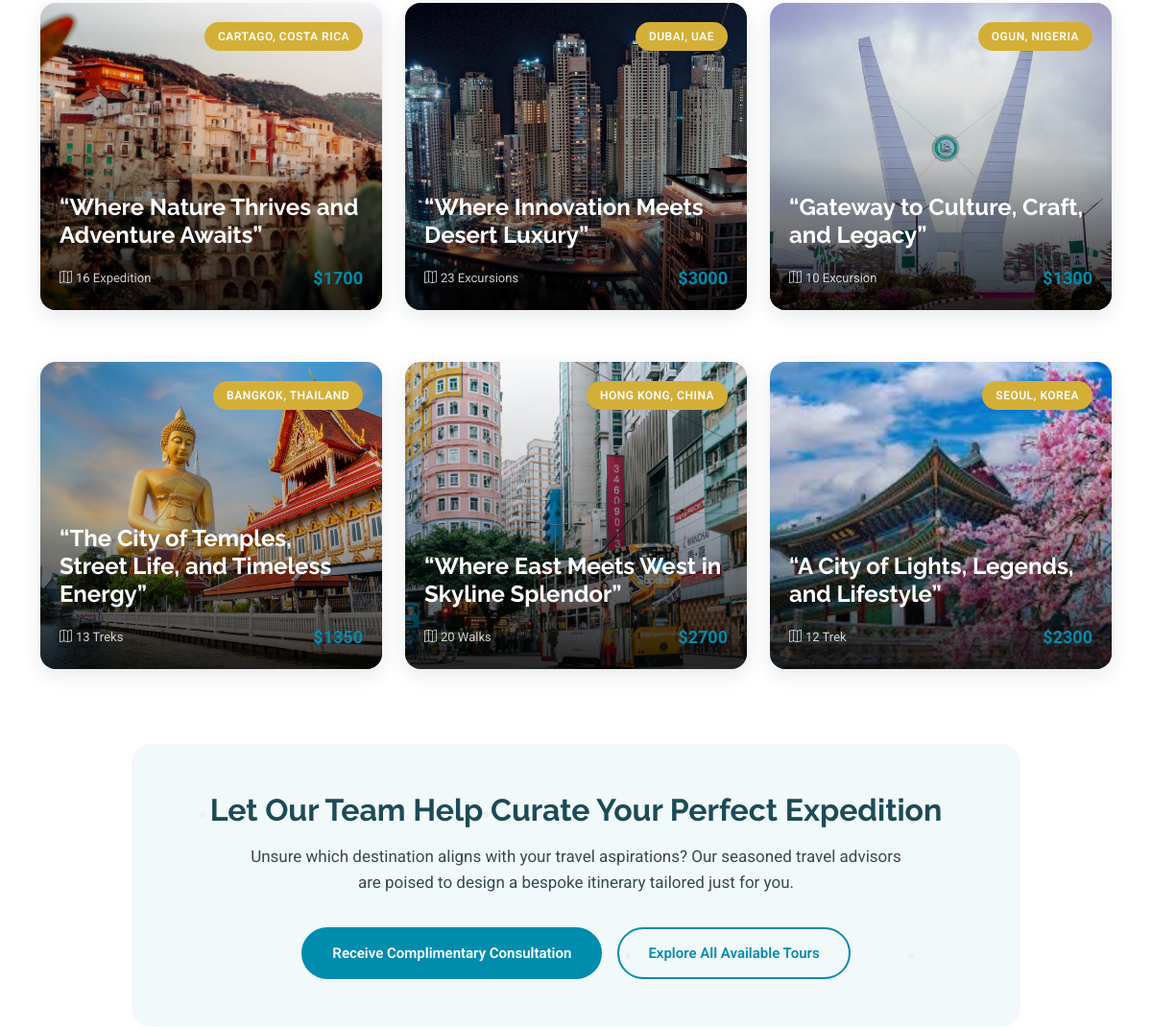
The app's page /destinations/ (middle part), older data.
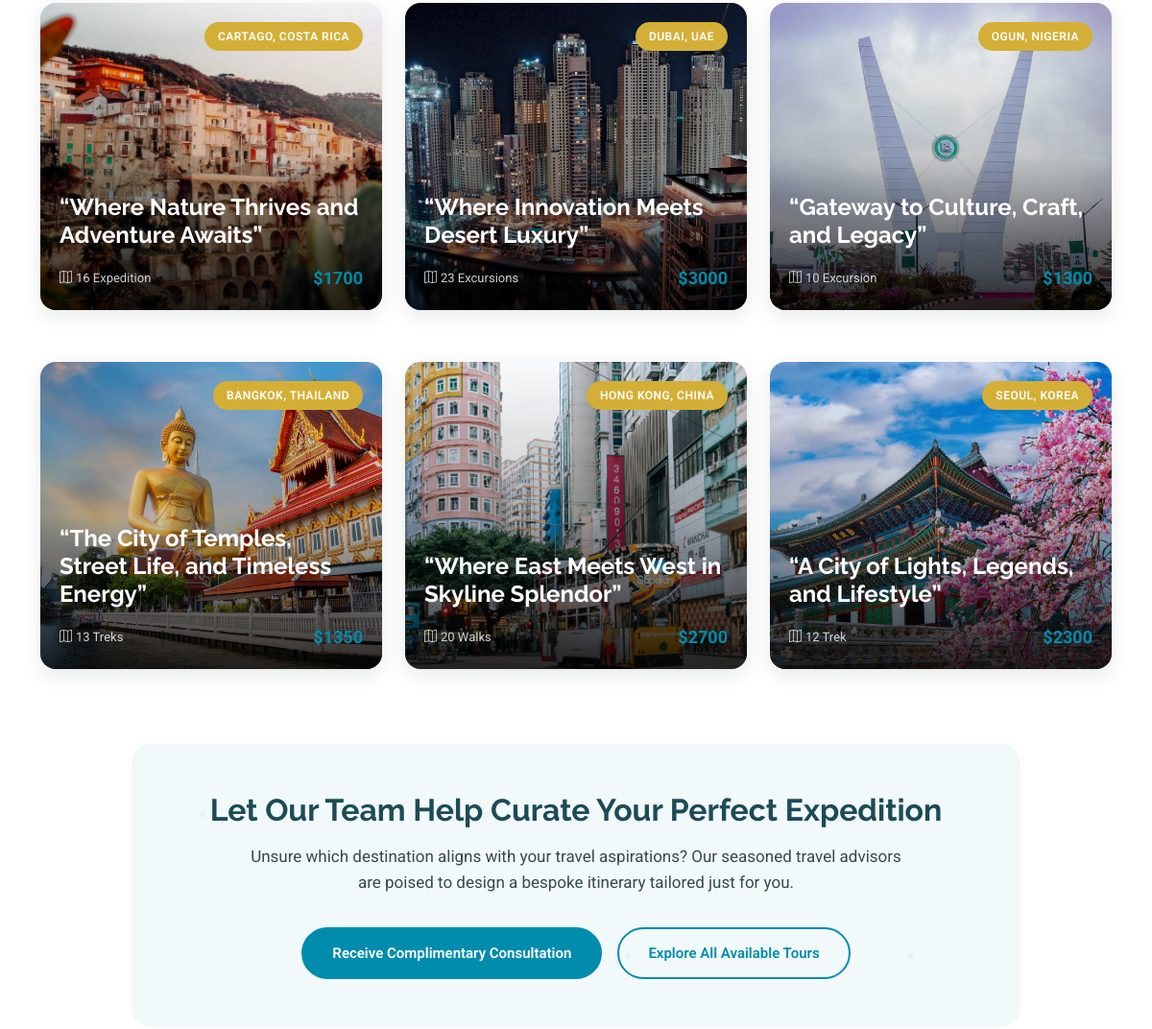
The same page, newer data.
### Tour7/models.py (models this page shows, shortened)
class Destination(models.Model):
    name = models.CharField(max_length=100)
    title = models.CharField(max_length=200)
    image = models.ImageField(upload_to='destinations/')
    description = models.TextField(blank= True, null= True)
    tours_available = models.TextField()
    starting_price = models.IntegerField(default=0)
    tags = TaggableManager()
    location_map = models.URLField(max_length=1000, help_text="Google Maps URL", blank=True)
    category = models.CharField(max_length=300, choices=CATEGORY_CHOICES, default='Coastal')
    country = models.CharField(max_length=100, default="")

### Tour7/views.py (the view)
# urls.py: path('destinations/', views.destinations, name='destinations'),
def destinations(request):
    destinations = Destination.objects.all()  # fetch all destination objects
    return render(request, 'tour/destinations.html', {'destinations': destinations})

### Tour7/templates/tour/destinations.html (shortened to what this page needs)
{% extends "tour/base.html" %}
{% load static %}
{% block content %}
  <main class="main">
    <section id="travel-destinations" class="travel-destinations section">
      <div class="container" data-aos="fade-up" data-aos-delay="100">
        <div class="isotope-layout" data-default-filter="*" data-layout="masonry" data-sort="original-order">
          <div class="row gy-4 isotope-container" data-aos="fade-up" data-aos-delay="300">
            {% for destination in destinations %}
            <div class="col-lg-4 col-md-6 destination-item isotope-item filter-{{ destination.category|lower }}">
              <a href="{% url 'destination_details' destination.pk %}" class="destination-tile">
                <div class="tile-image">
                  {% if destination.image %}
                    <img src="{{ destination.image.url }}" alt="{{destination.name}}" class="img-fluid" loading="lazy">
                  {% endif %}
                  <div class="overlay-content">
                    <span class="destination-tag luxury">{{destination.name}}</span>
                    <div class="destination-info">
                      <h4>{{destination.title}}</h4>
                      <div class="destination-stats">
                        <span class="tours-available"><i class="bi bi-map"></i>{{destination.tours_available}}</span>
                        <span class="starting-price">${{destination.starting_price}}</span>
                      </div>
                    </div>
                  </div>
                </div>
              </a>
            </div>
            {% endfor %}
          </div>
        <div class="row mt-5">
          <div class="col-lg-10 mx-auto text-center" data-aos="fade-up" data-aos-delay="400">
            <div class="planning-assistance">
              <div class="assistance-content">
                <h3>Let Our Team Help Curate Your Perfect Expedition</h3>
                <p>Unsure which destination aligns with your travel aspirations? Our seasoned travel advisors are poised to design a bespoke itinerary tailored just for you.</p>
                <div class="assistance-actions">
                  <a href="{% url 'contact' %}" class="btn btn-primary">Receive Complimentary Consultation</a>
                  <a href="{% url 'tours' %}" class="btn btn-outline">Explore All Available Tours</a>
                </div>
              </div>
            </div>
          </div>
        </div>
      </div>
    </section>
  </main>
{% endblock %}

### Tour7/templates/tour/base.html (shortened to what this page needs)
{% load static %}
<!DOCTYPE html>
<html lang="en">
<head>
  <link href="{% static 'assets/vendor/bootstrap/css/bootstrap.min.css' %}" rel="stylesheet">
  <link href="{% static 'assets/vendor/bootstrap-icons/bootstrap-icons.css' %}" rel="stylesheet">
  <link href="{% static 'assets/vendor/aos/aos.css' %}" rel="stylesheet">
  <link href="{% static 'assets/vendor/swiper/swiper-bundle.min.css' %}" rel="stylesheet">
  <link href="{% static 'assets/vendor/glightbox/css/glightbox.min.css' %}" rel="stylesheet">
  <link href="{% static 'assets/css/main.css' %}" rel="stylesheet">
</head>
<body class="index-page">
    {% block content %}
    {% endblock %}
</body>
</html>

Row changes from the older to the newer data that the page shows:
changed Destination "“A City of Lights, Legends, and Lifestyle”": image: a different picture
